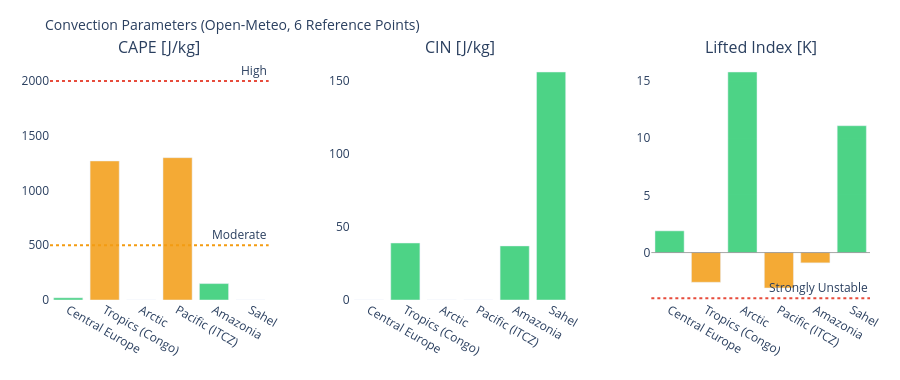

Notebook code for this chart:
### Markdown cell above
---
## 3. Visualizations

### Code cell
# ============================================================
# CAPE / CIN / LIFTED INDEX – Convection potential
# ============================================================

if not df_atm.empty:
    fig = make_subplots(
        rows=1, cols=3,
        subplot_titles=['CAPE [J/kg]', 'CIN [J/kg]', 'Lifted Index [K]'],
        horizontal_spacing=0.1
    )
    pts = df_atm['point'].tolist()
    pt_colors = ['#E85D24','#185FA5','#888780','#378ADD','#639922','#F2A623']

    # CAPE – höher = mehr Gewitterpotential
    cape_vals = df_atm['cape'].fillna(0).tolist()
    cape_colors = ['#e74c3c' if v > 2000 else '#f39c12' if v > 500 else '#2ecc71'
                   for v in cape_vals]
    fig.add_trace(go.Bar(x=pts, y=cape_vals, marker_color=cape_colors,
                         opacity=0.85, showlegend=False), row=1, col=1)
    fig.add_hline(y=2000, line_dash='dot', line_color='#e74c3c',
                  annotation_text='High', row=1, col=1)
    fig.add_hline(y=500,  line_dash='dot', line_color='#f39c12',
                  annotation_text='Moderate', row=1, col=1)

    # CIN – negativer = stärker gedeckelt (weniger Auslöse)
    cin_vals = df_atm['cin'].fillna(0).tolist()
    cin_colors = ['#e74c3c' if v < -200 else '#f39c12' if v < -50 else '#2ecc71'
                  for v in cin_vals]
    fig.add_trace(go.Bar(x=pts, y=cin_vals, marker_color=cin_colors,
                         opacity=0.85, showlegend=False), row=1, col=2)

    # Lifted Index – negativ = instabil
    li_vals = df_atm['li'].fillna(0).tolist()
    li_colors = ['#e74c3c' if v < -4 else '#f39c12' if v < 0 else '#2ecc71'
                 for v in li_vals]
    fig.add_trace(go.Bar(x=pts, y=li_vals, marker_color=li_colors,
                         opacity=0.85, showlegend=False), row=1, col=3)
    fig.add_hline(y=0, line_color='gray', line_width=0.7, row=1, col=3)
    fig.add_hline(y=-4, line_dash='dot', line_color='#e74c3c',
                  annotation_text='Strongly Unstable', row=1, col=3)

    fig.update_layout(
        title=dict(text='Convection Parameters (Open-Meteo, 6 Reference Points)', font=dict(size=14)),
        height=380, plot_bgcolor='rgba(0,0,0,0)', paper_bgcolor='rgba(0,0,0,0)',
        margin=dict(l=50, r=30, t=60, b=80)
    )
    fig.update_xaxes(tickangle=30)
    fig.show()

### Figure 1 — Plotly figure (JSON) as saved in the notebook; plotly's stock layout.template omitted (floating-point values rounded to 4 significant figures)
{"data": [{"marker": {"color": ["#2ecc71", "#f39c12", "#2ecc71", "#f39c12", "#2ecc71", "#2ecc71"]}, "opacity": 0.85, "showlegend": false, "type": "bar", "x": ["Central Europe", "Tropics (Congo)", "Arctic", "Pacific (ITCZ)", "Amazonia", "Sahel"], "xaxis": "x", "y": [20.0, 1270.0, 0.0, 1300.0, 150.0, 0.0], "yaxis": "y"}, {"marker": {"color": ["#2ecc71", "#2ecc71", "#2ecc71", "#2ecc71", "#2ecc71", "#2ecc71"]}, "opacity": 0.85, "showlegend": false, "type": "bar", "x": ["Central Europe", "Tropics (Congo)", "Arctic", "Pacific (ITCZ)", "Amazonia", "Sahel"], "xaxis": "x2", "y": [0.0, 39.0, 0.0, 0.0, 37.0, 156.0], "yaxis": "y2"}, {"marker": {"color": ["#2ecc71", "#f39c12", "#2ecc71", "#f39c12", "#f39c12", "#2ecc71"]}, "opacity": 0.85, "showlegend": false, "type": "bar", "x": ["Central Europe", "Tropics (Congo)", "Arctic", "Pacific (ITCZ)", "Amazonia", "Sahel"], "xaxis": "x3", "y": [1.9, -2.6, 15.8, -3.1, -0.9, 11.1], "yaxis": "y3"}], "layout": {"annotations": [{"font": {"size": 16}, "showarrow": false, "text": "CAPE [J/kg]", "x": 0.1333, "xanchor": "center", "xref": "paper", "y": 1.0, "yanchor": "bottom", "yref": "paper"}, {"font": {"size": 16}, "showarrow": false, "text": "CIN [J/kg]", "x": 0.5, "xanchor": "center", "xref": "paper", "y": 1.0, "yanchor": "bottom", "yref": "paper"}, {"font": {"size": 16}, "showarrow": false, "text": "Lifted Index [K]", "x": 0.8667, "xanchor": "center", "xref": "paper", "y": 1.0, "yanchor": "bottom", "yref": "paper"}, {"showarrow": false, "text": "High", "x": 1, "xanchor": "right", "xref": "x domain", "y": 2000, "yanchor": "bottom", "yref": "y"}, {"showarrow": false, "text": "Moderate", "x": 1, "xanchor": "right", "xref": "x domain", "y": 500, "yanchor": "bottom", "yref": "y"}, {"showarrow": false, "text": "Strongly Unstable", "x": 1, "xanchor": "right", "xref": "x3 domain", "y": -4, "yanchor": "bottom", "yref": "y3"}], "height": 380, "margin": {"b": 80, "l": 50, "r": 30, "t": 60}, "paper_bgcolor": "rgba(0,0,0,0)", "plot_bgcolor": "rgba(0,0,0,0)", "shapes": [{"line": {"color": "#e74c3c", "dash": "dot"}, "type": "line", "x0": 0, "x1": 1, "xref": "x domain", "y0": 2000, "y1": 2000, "yref": "y"}, {"line": {"color": "#f39c12", "dash": "dot"}, "type": "line", "x0": 0, "x1": 1, "xref": "x domain", "y0": 500, "y1": 500, "yref": "y"}, {"line": {"color": "gray", "width": 0.7}, "type": "line", "x0": 0, "x1": 1, "xref": "x3 domain", "y0": 0, "y1": 0, "yref": "y3"}, {"line": {"color": "#e74c3c", "dash": "dot"}, "type": "line", "x0": 0, "x1": 1, "xref": "x3 domain", "y0": -4, "y1": -4, "yref": "y3"}], "title": {"font": {"size": 14}, "text": "Convection Parameters (Open-Meteo, 6 Reference Points)"}, "xaxis": {"anchor": "y", "domain": [0.0, 0.2667], "tickangle": 30}, "xaxis2": {"anchor": "y2", "domain": [0.3667, 0.6333], "tickangle": 30}, "xaxis3": {"anchor": "y3", "domain": [0.7333, 1.0], "tickangle": 30}, "yaxis": {"anchor": "x", "domain": [0.0, 1.0]}, "yaxis2": {"anchor": "x2", "domain": [0.0, 1.0]}, "yaxis3": {"anchor": "x3", "domain": [0.0, 1.0]}}}
